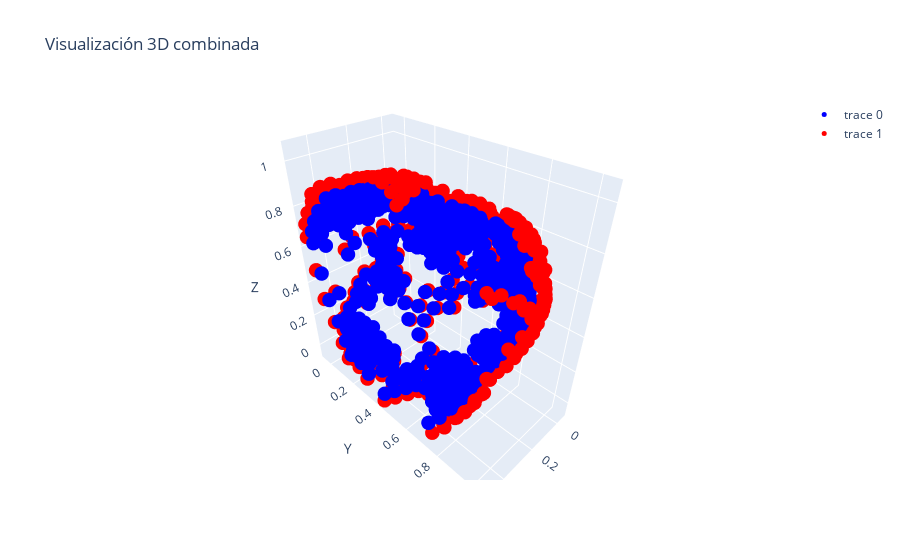

Notebook code for this chart:
### Code cell
import plotly.graph_objects as go
import pandas as pd

# Asumiendo que envolvente_df y collocation_points_df son tus DataFrames

envolventes_df_half=envolventes_df[envolventes_df["X"]<0.5]
envolventes_aumentada_df_half=envolventes_aumentada_df[envolventes_aumentada_df["X"]<0.5]
# Creando el primer gráfico (envolvente)
fig = go.Figure(data=[go.Scatter3d(
    x=envolventes_df_half['X'],
    y=envolventes_df_half['Y'],
    z=envolventes_df_half['Z'],
    mode='markers',
    marker=dict(
        size=5,  # Puedes ajustar el tamaño del marcador
        color='blue',  # Color de los marcadores para envolvente_df
    )
)])

# Agregando el segundo gráfico (collocation_points) a la figura existente
fig.add_trace(go.Scatter3d(
    x=envolventes_aumentada_df_half['X'],
    y=envolventes_aumentada_df_half['Y'],
    z=envolventes_aumentada_df_half['Z'],
    mode='markers',
    marker=dict(
        size=5,  # Ajusta el tamaño del marcador si es necesario
        color='red',  # Color de los marcadores para collocation_points_df
    )
))

# Ajustes adicionales para la figura, como título, tamaño de los ejes, etc.
fig.update_layout(
    title="Visualización 3D combinada",
    scene=dict(
        xaxis_title='X',
        yaxis_title='Y',
        zaxis_title='Z'
    )
)

# Mostrando la figura
fig.show()

### Figure 1 — Plotly figure (JSON) as saved in the notebook; plotly's stock layout.template omitted (floating-point values rounded to 4 significant figures; data arrays with more than 128 entries replaced by an {"elided": "..."} marker saying what was removed)
{"data": [{"marker": {"color": "blue", "size": 5}, "mode": "markers", "type": "scatter3d", "x": {"elided": "527 float values"}, "y": {"elided": "527 float values"}, "z": {"elided": "527 float values"}}, {"marker": {"color": "red", "size": 5}, "mode": "markers", "type": "scatter3d", "x": {"elided": "528 float values"}, "y": {"elided": "528 float values"}, "z": {"elided": "528 float values"}}], "layout": {"scene": {"xaxis": {"title": {"text": "X"}}, "yaxis": {"title": {"text": "Y"}}, "zaxis": {"title": {"text": "Z"}}}, "title": {"text": "Visualización 3D combinada"}}}
